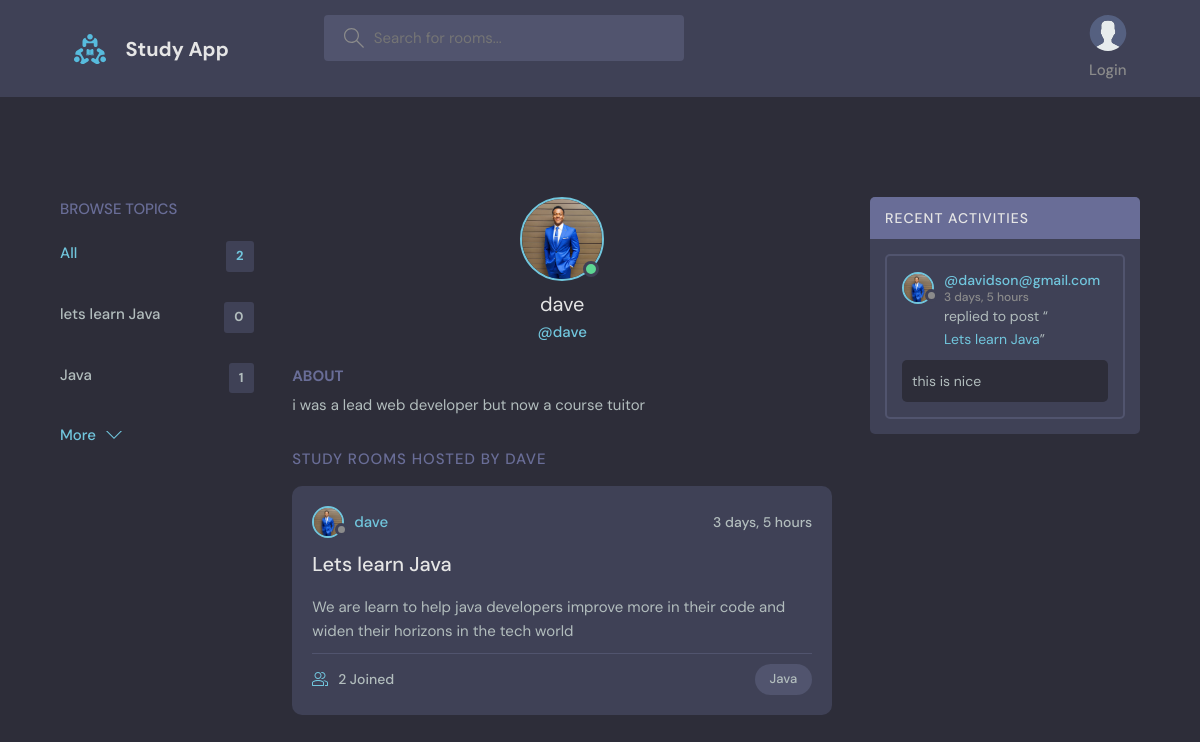
Page /profile/1/ on the committed database.
### jango/models.py (models this page shows, shortened)
class Topic(models.Model):
    name = models.CharField(max_length = 200)

class User(AbstractUser):
    name = models.CharField(max_length=200, null = True)
    email = models.EmailField(unique=True, null=True)
    bio = models.TextField(max_length=200, null = True)
    avatar = models.ImageField(null = True, default= 'avatar.svg')
    USERNAME_FIELD = 'email'
    REQUIRED_FIELDS = []

class Room(models.Model):
    host = models.ForeignKey(User, on_delete= models.SET_NULL, null = True)
    topic = models.ForeignKey(Topic, on_delete= models.SET_NULL, null = True)
    name = models.CharField(max_length = 200)
    participants = models.ManyToManyField(User, related_name= 'participants', blank = True)
    description = models.TextField(null = True, blank = True)
    updated = models.DateTimeField(auto_now =True)
    created = models.DateTimeField(auto_now_add = True)
    class Meta:
        ordering = ['-updated', '-created']
    def __str__(self):
        return self.name

class Message(models.Model):
    user = models.ForeignKey(User, on_delete= models.CASCADE)
    room = models.ForeignKey(Room, on_delete= models.CASCADE)
    body = models.TextField()
    updated = models.DateTimeField(auto_now =True)
    created = models.DateTimeField(auto_now_add = True)

### jango/views.py (the view)
# urls.py: path('profile/<str:pk>/', views.userProfile, name= 'user-profile'),
def userProfile(request, pk):
    user = User.objects.get(id=pk)
    rooms = user.room_set.all()
    room_messages = user.message_set.all()
    topics = Topic.objects.all()
    context = {'user': user, 'contents': rooms, 'room_messages': room_messages, 'topics': topics}
    return render(request, 'profile.html', context)

### templates/profile.html (shortened to what this page needs)
{% extends 'main.html' %}
{% block content %}
<main class="profile-page layout layout--3">
  <div class="container">
    {% include 'topics-compo.html' %}
    <div class="roomList">
      <div class="profile">
        <div class="profile__avatar">
          <div class="avatar avatar--large active">
            <img src="{{user.avatar.url}}" />
          </div>
        </div>
        <div class="profile__info">
          <h3>{{user.username}}</h3>
          <p>@{{user.username}}</p>
        </div>
        <div class="profile__about">
          <h3>About</h3>
          <p>
            {{user.bio}}
          </p>
        </div>
      </div>
      <div class="roomList__header">
        <div>
          <h2>Study Rooms Hosted by {{user.username}}</a>
          </h2>
        </div>
      </div>
      {% include 'feed-compo.html' %}
    </div>
    {% include 'activity-feed.html' %}
  </div>
</main>
{% endblock content %}

### templates/main.html (shortened to what this page needs)
<!DOCTYPE html>
{% load static %}
<html lang="en">
  <head>
    <link rel="stylesheet" href="{% static 'css/style.css' %}" />
  </head>
  <body>
    {% include 'nav.html' %}
    {% block content %}
    {% endblock %}
  </body>
</html>

### templates/nav.html (shortened to what this page needs)
{% load static %}
<header class="header header--loggedIn">
    <div class="container">
      <a href="{% url 'home' %}" class="header__logo">
        <img src="{% static 'images/logo.svg' %}" />
        <h1>Study App</h1>
      </a>
      <form class="header__search" method="GET" action="{% url 'home' %}">
        <label>
          <input type="search" name="q" placeholder="Search for rooms..." />
        </label>
      </form>
      <nav class="header__menu">
        {% if request.user.is_authenticated %}
        <div class="header__user">
          <a href="{% url 'update-user' %}">
            <div class="avatar avatar--medium active">
              <img src="{{request.user.avatar.url}}" />
            </div>
            <p>{{request.user.username}} <span>{{request.user.username}}</span></p>
          </a>
          <button class="dropdown-button">
            <svg version="1.1" xmlns="http://www.w3.org/2000/svg" width="32" height="32" viewBox="0 0 32 32">
              <title>chevron-down</title>
              <path d="M16 21l-13-13h-3l16 16 16-16h-3l-13 13z"></path>
            </svg>
          </button>
        </div>
        {% else %}
        <img src="{% static 'images/avatar.svg' %}" alt="">
        <a href="{% url 'login' %}">Login</a>
        {% endif %}
      </nav>
    </div>
  </header>

### templates/topics-compo.html
<div class="topics">
        <div class="topics__header">
          <h2>Browse Topics</h2>
        </div>
        <ul class="topics__list">
          <li>
            <a href="{% url 'home' %}" class="active">All <span>{{topics.count}}</span></a>
          </li>
          {% for topic in topics %}
          <li>
            <a href="{% url 'home' %}?q={{topic.name}}">{{topic.name}} <span>{{topic.room_set.all.count}}</span></a>
          </li>
          {% endfor %}
        <a class="btn btn--link" href="{% url 'topics' %}">
          More
          <svg version="1.1" xmlns="http://www.w3.org/2000/svg" width="32" height="32" viewBox="0 0 32 32">
            <title>chevron-down</title>
            <path d="M16 21l-13-13h-3l16 16 16-16h-3l-13 13z"></path>
          </svg>
        </a>
      </div>

### templates/feed-compo.html (shortened to what this page needs)
{% for content in contents %}
<div class="roomListRoom">
    <div class="roomListRoom__header">
      <a href="{% url 'user-profile' content.host.id %}" class="roomListRoom__author">
        <div class="avatar avatar--small">
          <img src="{{content.host.avatar.url}}" />
        </div>
        <span>{{content.host.username}}</span>
      </a>
      <div class="roomListRoom__actions">
        <span>{{content.created|timesince}}</span>
      </div>
    </div>
    <div class="roomListRoom__content">
      <a href="{% url 'room' content.name %}">{{content.name}}</a>
      <p>
        {{content.description}}
      </p>
    </div>
    <div class="roomListRoom__meta">
      <a href="room/{{content.name}}" class="roomListRoom__joined">
        {{content.participants.all.count}} Joined
      </a>
      <p class="roomListRoom__topic">{{content.topic.name}}</p>
    </div>
  </div>
{% endfor %}

### templates/activity-feed.html (shortened to what this page needs)
<div class="activities">
    <div class="activities__header">
      <h2>Recent Activities</h2>
    </div>
{% for room_message in room_messages %}
    <div class="activities__box">
      <div class="activities__boxHeader roomListRoom__header">
        <a href="{% url 'user-profile' room_message.user.id %}" class="roomListRoom__author">
          <div class="avatar avatar--small">
            <img src="{{room_message.user.avatar.url}}" />
          </div>
          <p>
            @{{room_message.user}}
            <span>{{room_message.created|timesince}}</span>
          </p>
        </a>
      </div>
      <div class="activities__boxContent">
        <p>replied to post “<a href="{% url 'room' room_message.room.name %}">{{room_message.room}}</a>”</p>
        <div class="activities__boxRoomContent">
        {{room_message.body}}
        </div>
      </div>
    </div>
    {% endfor %}
  </div>

### rows in the picture
Topic: name "lets learn Java", room_set.all.count "0"
Topic: name "Java", room_set.all.count "1"
User: avatar (picture), username "dave", bio "i was a lead web developer but now a course tuitor", username "DAVE"
Room: host.avatar (picture), host.username "dave", created "3 days, 5 hours", name "Lets learn Java", description "We are learn to help java developers improve more in their code and widen their horizons in the tech world", participants.all.count "2", topic.name "Java"
Message: user.avatar (picture), user "davidson@gmail.com", created "3 days, 5 hours", room "Lets learn Java", body "this is nice"

### other values in the picture
{{ topics.count }} "2"
